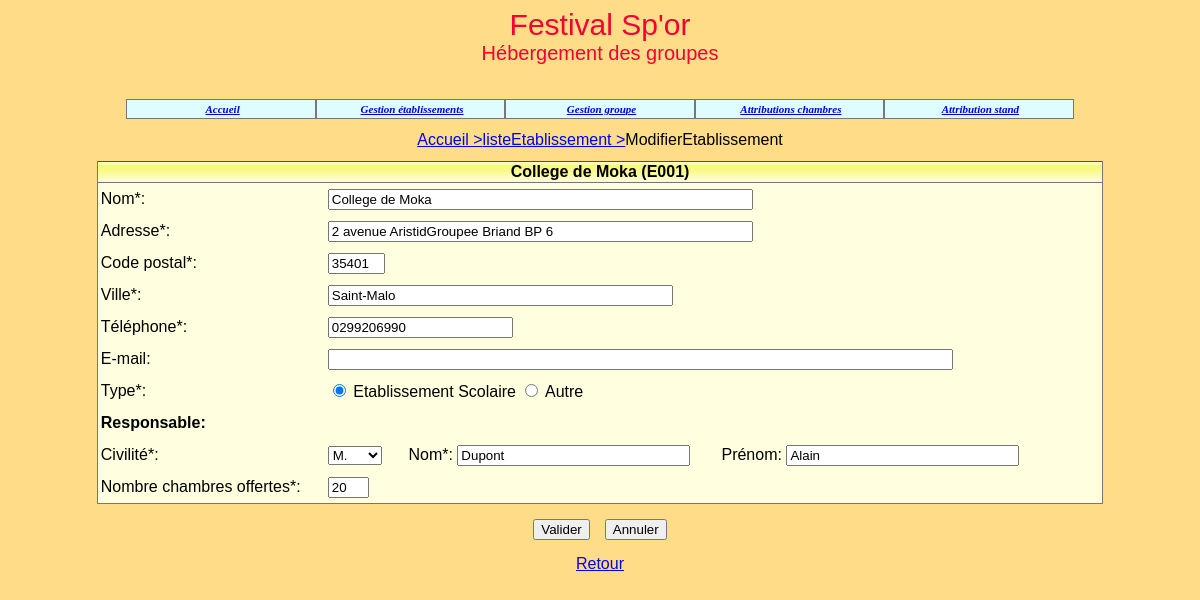
Screenshot of /modificationEtablissement.php?action=demanderModifEtab&idEtab=E001 with the database file from the repository.
### tables this page shows
create table Etablissement 
(idEtab char(8) not null, 
nomEtab varchar(45) not null,
adresseRue varchar(45) not null, 
codePostal char(5) not null, 
ville varchar(35) not null,
tel varchar(13) not null,
adresseElectronique varchar(70),
type tinyint(1) not null,
civiliteResponsable varchar(12) not null,
nomResponsable varchar(25) not null,
prenomResponsable varchar(25),
nombreChambresOffertes integer,
constraint pk_Etablissement primary key(idEtab));

### _gestionBase.inc.php (called while the page is built, shortened)
<?php
function obtenirDetailEtablissement($connexion, $id)
{
   $req="select * from Etablissement where idEtab='$id'";
   $rsEtab=$connexion->query($req);
   return $rsEtab->fetchAll();
}
?>

### modificationEtablissement.php (the view, shortened to what this page needs)
<?php
include("connexion-PDO.php");
include("_debut.inc.php");
include("_gestionBase.inc.php");
echo "<table width='80%' cellpadding='0' cellspacing='0' align='center'>
   <tr>
   <td align='center'><a href='index.php'>Accueil ></a><a href='listeEtablissements.php'>listeEtablissement ></a>ModifierEtablissement</td>
   </tr>
</table>
<br>";
$tabCivilite=array("M.","Mme","Melle");
$action=$_REQUEST['action'];
$idEtab=$_REQUEST['idEtab'];
if ($action=='demanderModifEtab')
{
   $lgEtab=obtenirDetailEtablissement($connexion, $idEtab);
  foreach ($lgEtab as $row)
  {
   $nomEtab=$row['nomEtab'];
   $adresseRue=$row['adresseRue'];
   $codePostal=$row['codePostal'];
   $ville=$row['ville'];
   $tel=$row['tel'];
   $adresseElectronique=$row['adresseElectronique'];
   $type=$row['type'];
   $civiliteResponsable=$row['civiliteResponsable'];
   $nomResponsable=$row['nomResponsable'];
   $prenomResponsable=$row['prenomResponsable'];
   $nombreChambresOffertes=$row['nombreChambresOffertes'];
   }
}
echo "
<form method='POST' action='modificationEtablissement.php?'>
   <input type='hidden' value='validerModifEtab' name='action'>
   <table width='85%' cellspacing='0' cellpadding='0' align='center'
   class='tabNonQuadrille'>
      <tr class='enTeteTabNonQuad'>
         <td colspan='3'>$nomEtab ($idEtab)</td>
      </tr>
      <tr>
         <td><input type='hidden' value='$idEtab' name='idEtab'></td>
      </tr>";
      echo '
      <tr class="ligneTabNonQuad">
         <td> Nom*: </td>
         <td><input type="text" value="'.$nomEtab.'" name="nomEtab" size="50"
         maxlength="45"></td>
      </tr>
      <tr class="ligneTabNonQuad">
         <td> Adresse*: </td>
         <td><input type="text" value="'.$adresseRue.'" name="adresseRue"
         size="50" maxlength="45"></td>
      </tr>
      <tr class="ligneTabNonQuad">
         <td> Code postal*: </td>
         <td><input type="text" value="'.$codePostal.'" name="codePostal"
         size="4" maxlength="5"></td>
      </tr>
      <tr class="ligneTabNonQuad">
         <td> Ville*: </td>
         <td><input type="text" value="'.$ville.'" name="ville" size="40"
         maxlength="35"></td>
      </tr>
      <tr class="ligneTabNonQuad">
         <td> Téléphone*: </td>
         <td><input type="text" value="'.$tel.'" name="tel" size ="20"
         maxlength="10"></td>
      </tr>
      <tr class="ligneTabNonQuad">
         <td> E-mail: </td>
         <td><input type="text" value="'.$adresseElectronique.'" name=
         "adresseElectronique" size ="75" maxlength="70"></td>
      </tr>
      <tr class="ligneTabNonQuad">
         <td> Type*: </td>
         <td>';
            if ($type==1)
            {
               echo "
               <input type='radio' name='type' value='1' checked>
               Etablissement Scolaire
               <input type='radio' name='type' value='0'>  Autre";
             }
             else
             {
                echo "
                <input type='radio' name='type' value='1'>
                Etablissement Scolaire
                <input type='radio' name='type' value='0' checked> Autre";
              }
           echo "
           </td>
         </tr>
         <tr class='ligneTabNonQuad'>
            <td colspan='2' ><strong>Responsable:</strong></td>
         </tr>
         <tr class='ligneTabNonQuad'>
            <td> Civilité*: </td>
            <td> <select name='civiliteResponsable'>";
               for ($i=0; $i<3; $i=$i+1)
                  if ($tabCivilite[$i]==$civiliteResponsable)
                  {
                     echo "<option selected>$tabCivilite[$i]</option>";
                  }
                  else
                  {
                     echo "<option>$tabCivilite[$i]</option>";
                  }
               echo '
               </select>&nbsp; &nbsp; &nbsp; Nom*:
               <input type="text" value="'.$nomResponsable.'" name=
               "nomResponsable" size="26" maxlength="25">
               &nbsp; &nbsp; &nbsp; Prénom:
               <input type="text"  value="'.$prenomResponsable.'" name=
               "prenomResponsable" size="26" maxlength="25">
            </td>
         </tr>
         <tr class="ligneTabNonQuad">
            <td> Nombre chambres offertes*: </td>
            <td><input type="text" value="'.$nombreChambresOffertes.'" name=
            "nombreChambresOffertes" size ="2" maxlength="3"></td>
         </tr>
   </table>';
   echo "
   <table align='center' cellspacing='15' cellpadding='0'>
      <tr>
         <td align='right'><input type='submit' value='Valider' name='valider'>
         </td>
         <td align='left'><input type='reset' value='Annuler' name='annuler'>
         </td>
      </tr>
      <tr>
         <td colspan='2' align='center'><a href='listeEtablissements.php'>Retour</a>
         </td>
      </tr>
   </table>
</form>";
?>

### css/cssGeneral.css (style rules this page uses)
.basePage { background-color:#FFDD88; color:black; font:11px Arial, Helvetica, sans-serif; }
td,tr { font:16px Arial, Helvetica, sans-serif; }
table.tabNonQuadrille { background-color:#FFFFE0; border-bottom:1px solid #777777; border-right:1px solid #777777; border-left:1px solid #777777; border-top:1px #777777; color:black; }
tr.enTeteTabNonQuad td { background-image:url('../images/xpBarre.jpg'); height:21px; text-align:center; font-weight:bold; border-bottom:1px solid #777777; }
tr.ligneTabNonQuad td { background-color:#FFFFE0; height:32px; text-align:left; padding-left:3px; color:black; }

### rows the page displays
etablissement: nomEtab "College de Moka", adresseRue "2 avenue AristidGroupee Briand BP 6", codePostal "35401", ville "Saint-Malo", tel "0299206990", civiliteResponsable "M.", nomResponsable "Dupont", prenomResponsable "Alain", nombreChambresOffertes "20"

### other values shown
$idEtab "E001"
